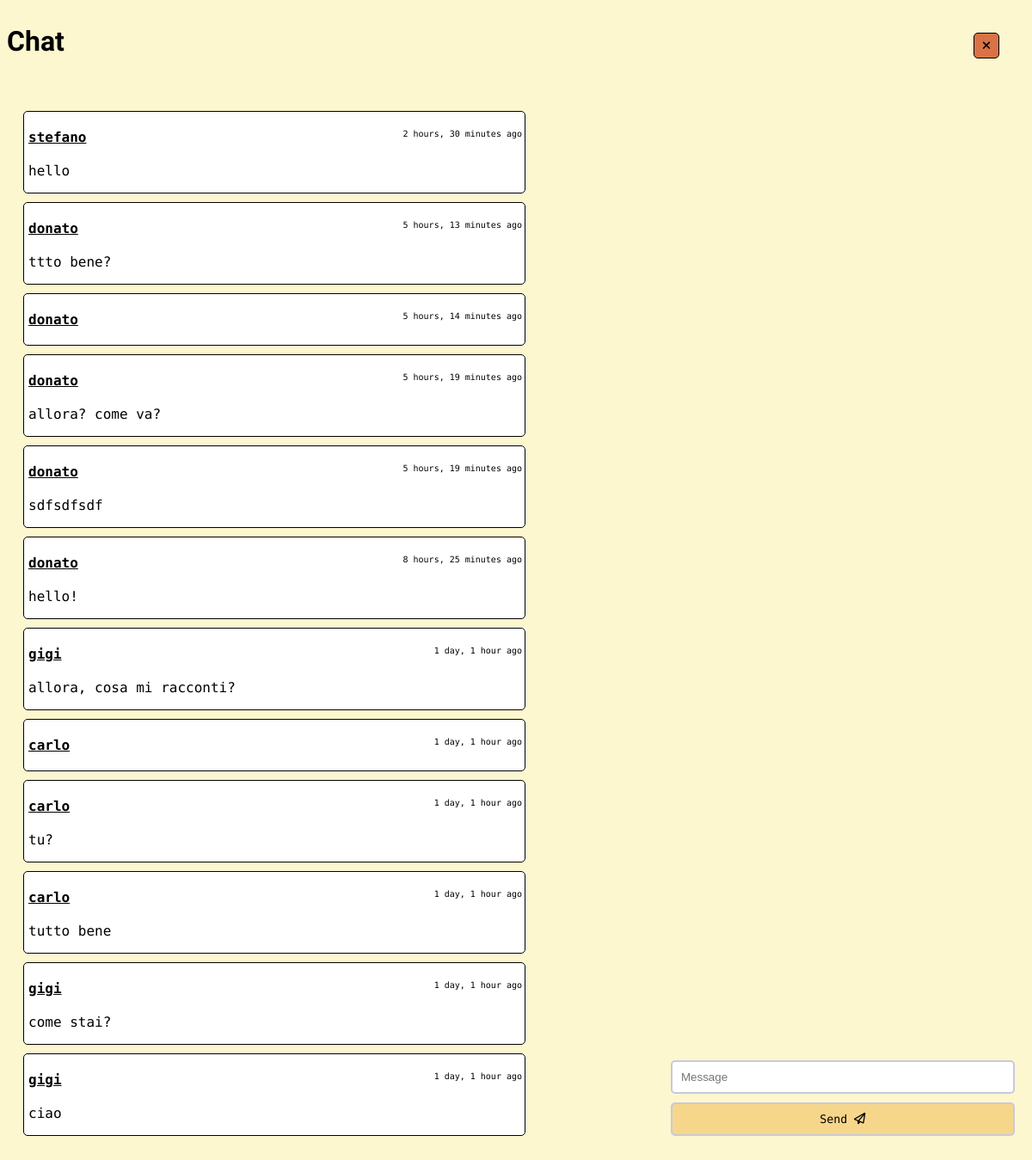
The app's page /text/feed/, older data.
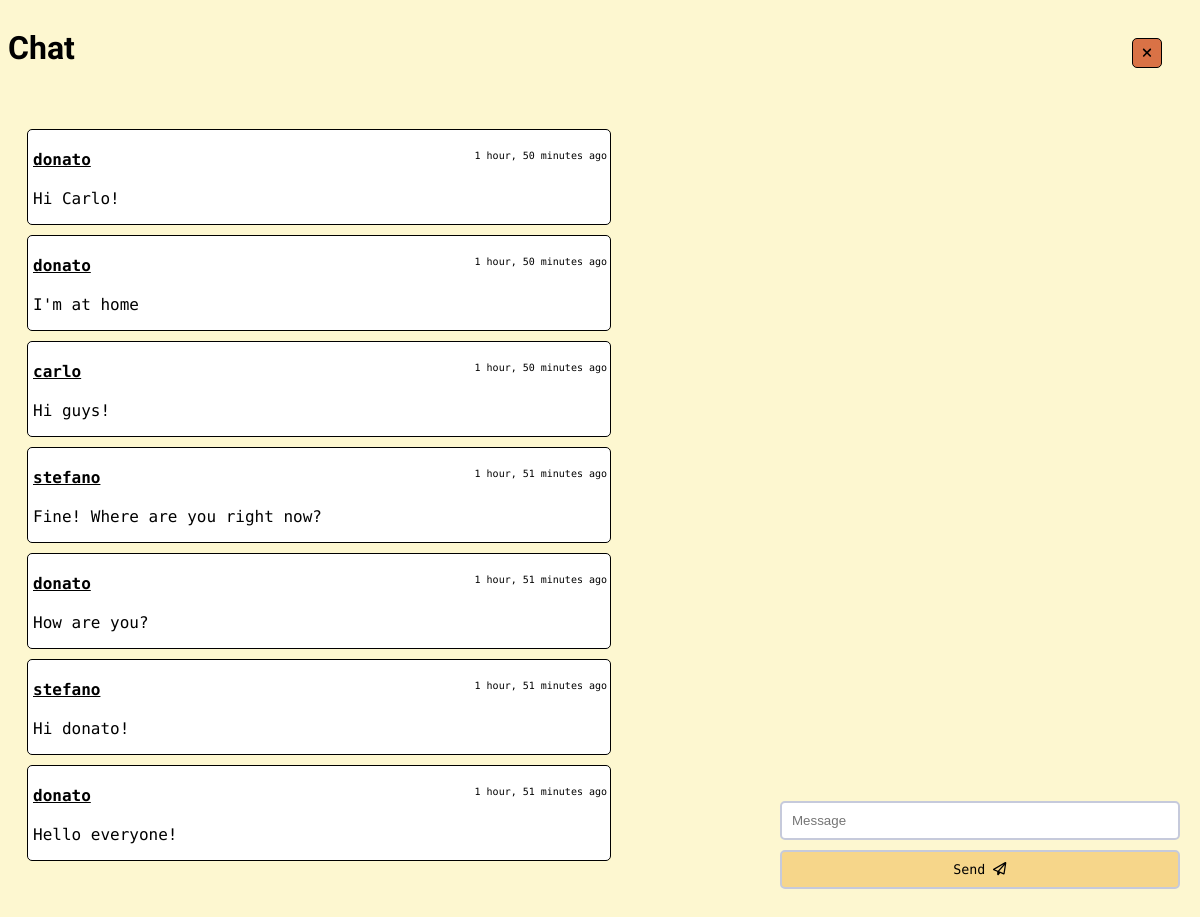
The same page, newer data.
### text/models.py (models this page shows, shortened)
class Message(models.Model):
    name = models.CharField(max_length=200, null=True)
    body = models.CharField(max_length=200)
    timestamp = models.DateTimeField(auto_now_add=True)

### text/views.py (the view)
# urls.py: path("feed/", views.feed, name="feed"),
def feed(request):
    messages = Message.objects.all().order_by("-timestamp")
    context = {
        "messages" : messages
    }
    return render(request, "text/feed.html", context)

### text/templates/text/feed.html (shortened to what this page needs)
{% extends "base/layout.html" %}
{% load static %}
{% block content %}
<div id="header">
    <h1 id="feed-title">Chat</h1>
    <div id="btn-wrapper">
    <button id="leftChatBtn"><i class="fa-solid fa-xmark"></i></button>
    </div>
</div>
<div id="content">
        <div id="feed-wrapper">
            {% for message in messages %}
                <div class="message-wrapper" id="message-{{ message.id }}">
                        <p class="message-header">
                            <b>{{ message.name }}</b>
                            <span id="timestamp">{{ message.timestamp|timesince }} ago</span>
                        </p>
                    <p id="message-body">{{ message.body }}</p>
                </div>
            {% endfor %}
        </div>
            <form action="" id="form">
                <input type="text" name="body" placeholder="Message">
                <button type="submit">Send <i class="fa-regular fa-paper-plane"></i></button>
            </form>
</div>
{% endblock content %}

Row changes from the older to the newer data that the page shows:
removed Message: name "stefano", timestamp "2 hours, 30 minutes", body "hello"
removed Message: name "donato", timestamp "5 hours, 13 minutes", body "ttto bene?"
removed Message: name "donato", timestamp "5 hours, 14 minutes"
removed Message: name "donato", timestamp "5 hours, 19 minutes", body "allora? come va?"
removed Message: name "donato", timestamp "5 hours, 19 minutes", body "sdfsdfsdf"
removed Message: name "donato", timestamp "8 hours, 25 minutes", body "hello!"
removed Message: name "gigi", timestamp "1 day, 1 hour", body "allora, cosa mi racconti?"
removed Message: name "carlo", timestamp "1 day, 1 hour"
removed Message: name "carlo", timestamp "1 day, 1 hour", body "tu?"
removed Message: name "carlo", timestamp "1 day, 1 hour", body "tutto bene"
removed Message: name "gigi", timestamp "1 day, 1 hour", body "come stai?"
removed Message: name "gigi", timestamp "1 day, 1 hour", body "ciao"
added Message: name "donato", timestamp "1 hour, 50 minutes", body "Hi Carlo!"
added Message: name "donato", timestamp "1 hour, 50 minutes", body "I'm at home"
added Message: name "carlo", timestamp "1 hour, 50 minutes", body "Hi guys!"
added Message: name "stefano", timestamp "1 hour, 51 minutes", body "Fine! Where are you right now?"
added Message: name "donato", timestamp "1 hour, 51 minutes", body "How are you?"
added Message: name "stefano", timestamp "1 hour, 51 minutes", body "Hi donato!"
added Message: name "donato", timestamp "1 hour, 51 minutes", body "Hello everyone!"
